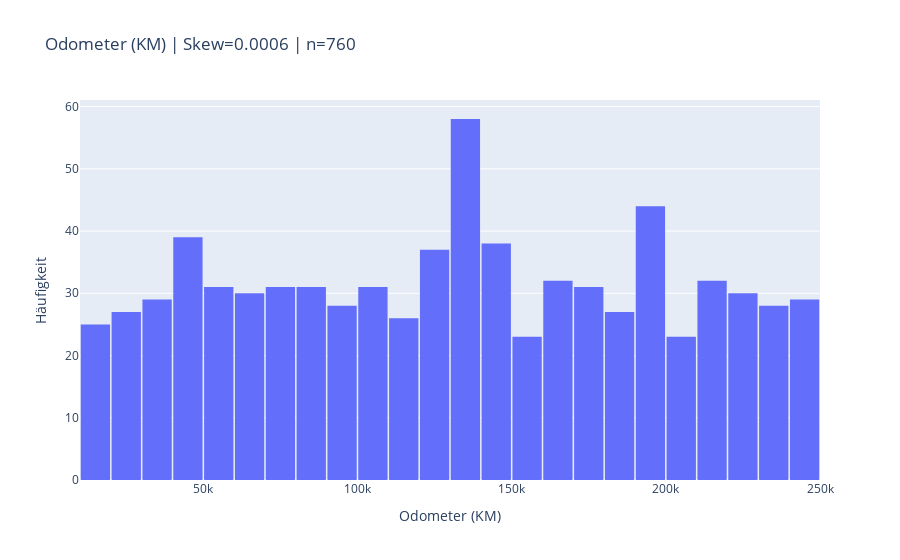

Notebook cell for this chart:
### Code cell
import plotly.graph_objects as go

skews = {}
for c in continous_cols:
    s = X_train_df_final[c].dropna().astype(float)
    skew_val = s.skew()
    skews[c] = skew_val

    fig = go.Figure()
    fig.add_trace(go.Histogram(x=s, nbinsx=30))
    fig.update_layout(
        title=f"{c} | Skew={skew_val:.4f} | n={len(s)}",
        xaxis_title=c,
        yaxis_title="Häufigkeit",
        bargap=0.05
    )

fig

### Figure 1 — Plotly figure (JSON) as saved in the notebook; plotly's stock layout.template omitted (floating-point values rounded to 4 significant figures; data arrays with more than 128 entries replaced by an {"elided": "..."} marker saying what was removed)
{"data": [{"nbinsx": 30, "type": "histogram", "x": {"elided": "760 float values"}}], "layout": {"bargap": 0.05, "title": {"text": "Odometer (KM) | Skew=0.0006 | n=760"}, "xaxis": {"title": {"text": "Odometer (KM)"}}, "yaxis": {"title": {"text": "Häufigkeit"}}}}
